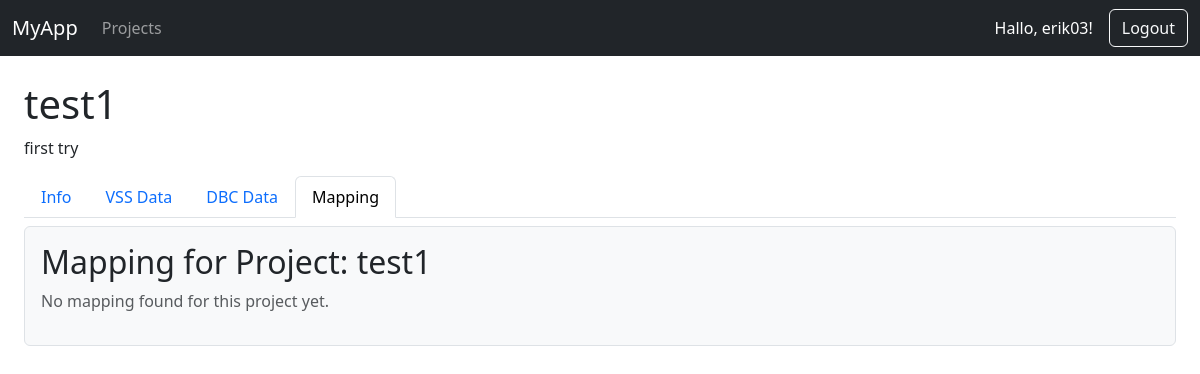
/erik03/projects/test1/mapping/ (signed in), run on an earlier commit of the app's database.
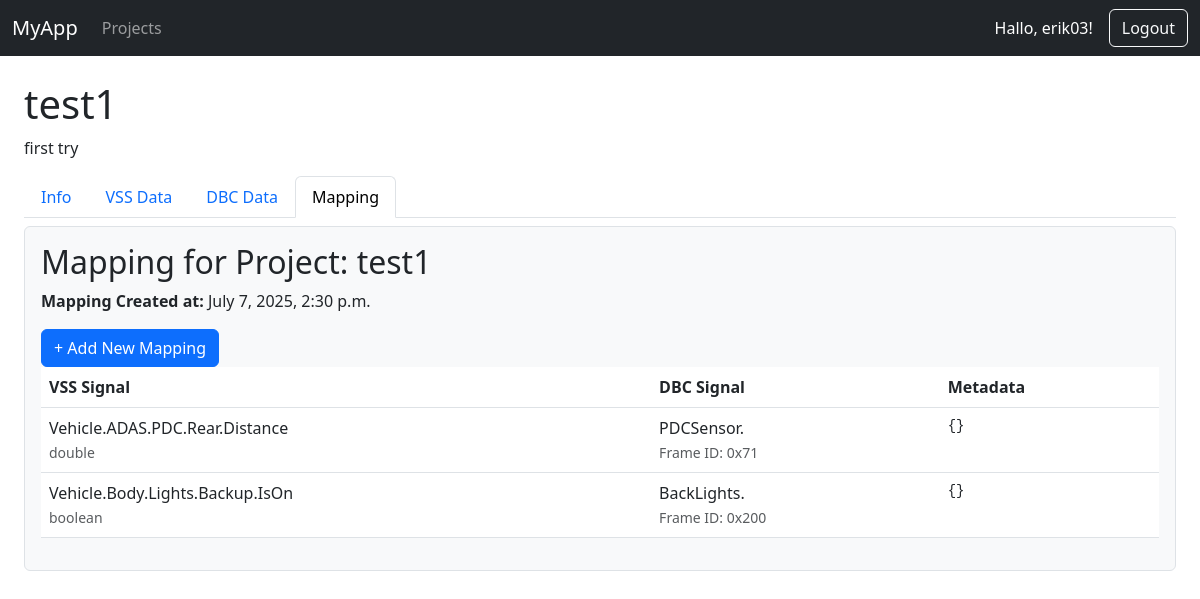
And on a later commit of the database.
### projects/models.py (models this page shows, shortened)
class Project(models.Model):
    id = models.UUIDField(primary_key=True, default=uuid.uuid4, editable=False)
    owner = models.ForeignKey(User, on_delete=models.CASCADE, related_name='projects')
    title = models.CharField(max_length=200)
    description = models.TextField(blank=True)
    created_at = models.DateTimeField(auto_now_add=True)
    class Meta:
        constraints = [
            models.UniqueConstraint(fields=['owner', 'title'], name='unique_title_per_owner')
        ]

### mapper/models.py (models this page shows, shortened)
class VssDbcMappingData(models.Model):
    id = models.UUIDField(primary_key=True, default=uuid.uuid4, editable=False)
    project = models.ForeignKey(Project, on_delete=models.CASCADE, related_name='vss_dbc_mappings')
    title = models.CharField(max_length=255, blank=True, null=True)
    created_by = models.ForeignKey(User, on_delete=models.CASCADE)
    created_at = models.DateTimeField(auto_now_add=True)
    class Meta:
        verbose_name = "VSS-DBC Mapping Data"
        verbose_name_plural = "VSS-DBC Mapping Data"

class VssDbcMappingEntry(models.Model):
    id = models.UUIDField(primary_key=True, default=uuid.uuid4, editable=False)
    mapping_data = models.ForeignKey(VssDbcMappingData,on_delete=models.CASCADE,related_name='entries')
    vss_signal = models.ForeignKey('vss_handler.VSSSignal',on_delete=models.CASCADE,related_name='mappings')
    dbc_signal = models.ForeignKey('dbc_handler.DBCSignal',on_delete=models.CASCADE,related_name='mappings')
    metadata = models.JSONField(blank=True, null=True)
    class Meta:
        unique_together = ('mapping_data', 'vss_signal')

### vss_handler/models.py (models this page shows, shortened)
class VSSSignal(models.Model):
    id = models.UUIDField(primary_key=True, default=uuid.uuid4, editable=False)
    vss_data = models.ForeignKey(
        VSSData,
        on_delete=models.CASCADE,
        related_name='vss_signals'
    )
    name = models.CharField(max_length=255)
    api_name = models.CharField(max_length=1024)
    type = models.CharField(max_length=64)   # branch / sensor / actuator / attribute
    datatype = models.CharField(max_length=64, blank=True, null=True)
    unit = models.CharField(max_length=64, blank=True, null=True)
    description = models.TextField(blank=True, null=True)
    api_id = models.CharField(max_length=128, blank=True, null=True)
    api_uuid = models.CharField(max_length=128, blank=True, null=True)
    parent_api_name = models.CharField(max_length=1024, blank=True, null=True)
    metadata = models.JSONField(blank=True, null=True)

### dbc_handler/models.py (models this page shows, shortened)
class DBCSignal(models.Model):
    id = models.UUIDField(primary_key=True, default=uuid.uuid4, editable=False)
    message = models.ForeignKey(DBCMessage, on_delete=models.CASCADE, related_name='signals')
    name = models.CharField(max_length=255)
    unit = models.CharField(max_length=64, blank=True, null=True)
    start_bit = models.IntegerField(blank=True, null=True)
    length = models.IntegerField(blank=True, null=True)
    byte_order = models.CharField(max_length=32, blank=True, null=True)
    is_signed = models.BooleanField(default=False)
    scale = models.FloatField(blank=True, null=True)
    offset = models.FloatField(blank=True, null=True)
    minimum = models.FloatField(blank=True, null=True)
    maximum = models.FloatField(blank=True, null=True)
    choices = models.JSONField(blank=True, null=True)
    metadata = models.JSONField(blank=True, null=True)

class DBCMessage(models.Model):
    id = models.UUIDField(primary_key=True, default=uuid.uuid4, editable=False)
    dbc_data = models.ForeignKey(DBCData, on_delete=models.CASCADE, related_name='messages')
    name = models.CharField(max_length=255)
    frame_id = models.CharField(max_length=64, blank=True, null=True)
    length = models.IntegerField(blank=True, null=True)
    senders = models.JSONField(blank=True, null=True)
    comment = models.TextField(blank=True, null=True)
    metadata = models.JSONField(blank=True, null=True)

### mapper/views.py (the view)
# urls.py: path('', views.vss_dbc_mapping_detail, name='detail'),
@login_required
def vss_dbc_mapping_detail(request, username, title):
    if request.user.username != username:
        return HttpResponseForbidden("Nicht erlaubt!")
    project = get_object_or_404(Project, title=title, owner=request.user)
    vss_dbc_mapping = project.vss_dbc_mappings.order_by('-created_at').first()
    mapping_entries = (
        vss_dbc_mapping.entries
        .select_related('vss_signal', 'dbc_signal', 'dbc_signal__message')
        if vss_dbc_mapping else []
    )
    return render(request, 'mapper/mapper_detail.html', {
        'project': project,
        'username': username,
        'vss_dbc_mapping': vss_dbc_mapping,
        'mapping_entries': mapping_entries,
        'active_tab': 'mapping'
    })

### templates/mapper/mapper_detail.html (shortened to what this page needs)
{% extends "projects/project_base.html" %}
{% block project_content %}
<h2>Mapping for Project: {{ project.title }}</h2>
{% if vss_dbc_mapping %}
  <p><strong>Mapping Created at:</strong> {{ vss_dbc_mapping.created_at }}</p>
  {% if vss_dbc_mapping.entries %}
    <button id="openAddMappingBtn" class="btn btn-primary">
      + Add New Mapping
    </button>
    <table class="table">
      <thead>
        <tr>
          <th>VSS Signal</th>
          <th>DBC Signal</th>
          <th>Metadata</th>
        </tr>
      </thead>
      <tbody>
        {% for entry in vss_dbc_mapping.entries.all %}
          <tr>
            <td>
              {{ entry.vss_signal.name }}<br>
              <small class="text-muted">{{ entry.vss_signal.datatype }}</small>
            </td>
            <td>
              {{ entry.dbc_signal.message.name }}.{{ entry.dbc_signal.messages.signals.name }}<br>
              <small class="text-muted">Frame ID: {{ entry.dbc_signal.message.frame_id }}</small>
            </td>
            <td>
              <pre>{{ entry.metadata|default:"{}" }}</pre>
            </td>
          </tr>
        {% endfor %}
      </tbody>
    </table>
  {% else %}
    <button id="openAddMappingBtn" class="btn btn-primary">
      + Add New Mapping
    </button>
  {% endif %}
{% else %}
  <p class="text-muted">No mapping found for this project yet.</p>
{% endif %}
{% endblock %}

### templates/projects/project_base.html (shortened to what this page needs)
{% extends 'base.html' %}
{% block content %}
<h1>{{ project.title }}</h1>
<p>{{ project.description }}</p>
<ul class="nav nav-tabs">
  <li class="nav-item">
    <a class="nav-link {% if active_tab == 'info' %}active{% endif %} text-decoration-none"
       aria-current="page"
       href="{% url 'project_detail' user.username project.title %}">
       Info
    </a>
  </li>
  <li class="nav-item">
    <a class="nav-link {% if active_tab == 'vss' %}active{% endif %} text-decoration-none"
       href="{% url 'vss:detail' user.username project.title %}">
       VSS Data
    </a>
  </li>
  <li class="nav-item">
    <a class="nav-link {% if active_tab == 'dbc' %}active{% endif %} text-decoration-none"
       href="{% url 'dbc:detail' user.username project.title %}">
       DBC Data
    </a>
  </li>
    <li class="nav-item">
    <a class="nav-link {% if active_tab == 'mapping' %}active{% endif %} text-decoration-none"
       href="{% url 'mapping:detail' user.username project.title %}">
       Mapping
    </a>
  </li>
</ul>
<div class ="tab-content border p-3 mt-2 bg-light rounded">
  {% block project_content %}{% endblock %}
</div>
{% endblock %}

### templates/base.html (shortened to what this page needs)
<!DOCTYPE html>
<html lang="en">
<head>
    <link href="https://cdn.jsdelivr.net/npm/bootstrap@5.3.0/dist/css/bootstrap.min.css" rel="stylesheet">
</head>
<body>
<nav class="navbar navbar-expand-lg navbar-dark bg-dark">
    <div class="container-fluid">
        <a class="navbar-brand" href="{% url 'home' %}">MyApp</a>
        {% if user.is_authenticated %}
        <div class="collapse navbar-collapse" id="navbarNav">
            <ul class="navbar-nav me-auto mb-2 mb-lg-0">
                <li class="nav-item">
                    <a class="nav-link" href="{% url 'project_list' request.user.username %}">Projects</a>
                </li>
            </ul>
            <span class="navbar-text text-white me-3">
                Hallo, {{ user.username }}!
            </span>
            <a class="btn btn-outline-light" href="{% url 'logout' %}">Logout</a>
        </div>
        {% else %}
        <div>
            <a class="btn btn-outline-light" href="{% url 'login' %}">Login</a>
        </div>
        {% endif %}
    </div>
</nav>
<div class="container-fluid mt-4 px-4">
    {% block content %}
    {% endblock %}
</div>
</body>
</html>

What changed in the data, as far as the page shows it:
added VssDbcMappingData: created_at "July 7, 2025, 2:30 p.m."
added VssDbcMappingEntry: vss_signal.name "Vehicle.ADAS.PDC.Rear.Distance", vss_signal.datatype "double", dbc_signal.message.name "PDCSensor", dbc_signal.message.frame_id "0x71", metadata "{}"
added VssDbcMappingEntry: vss_signal.name "Vehicle.Body.Lights.Backup.IsOn", vss_signal.datatype "boolean", dbc_signal.message.name "BackLights", dbc_signal.message.frame_id "0x200", metadata "{}"
Also different on the page:
text no longer shown: "No mapping found for this project yet."
text now shown: "Mapping Created at: + Add New Mapping VSS Signal DBC Signal Metadata"
